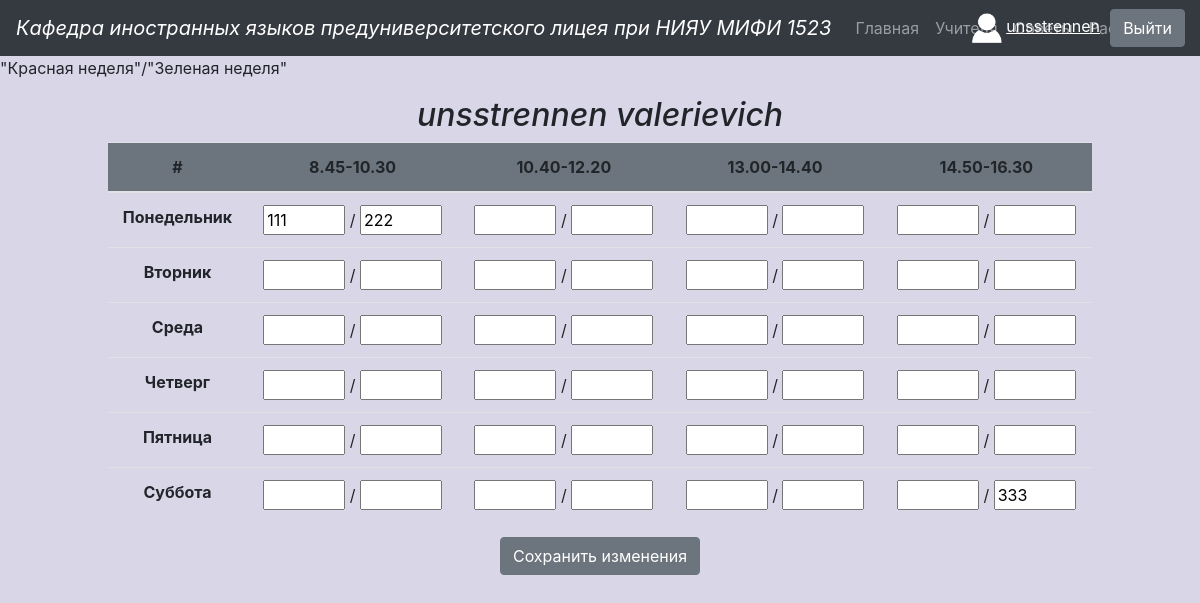
Before: /profile (signed in) with the older database file.
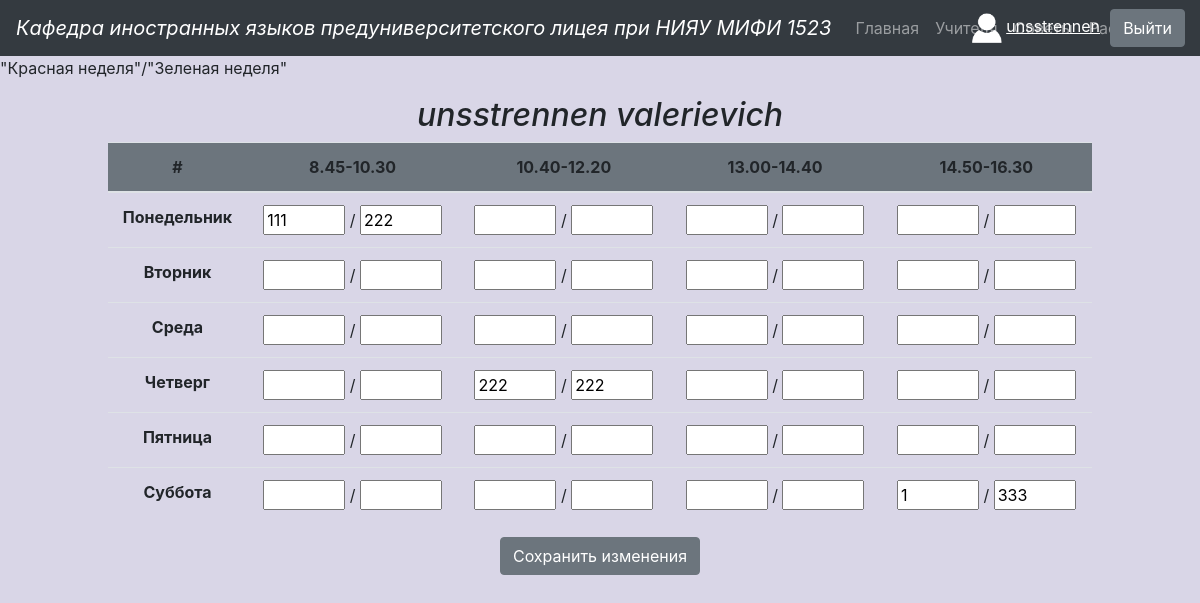
After: the same page with the newer database file.
### main.py (models this page shows, shortened)
class Teacher(db.Model):
    id = db.Column(db.Integer, primary_key=True)
    username = db.Column(db.String(80), unique=True, nullable=False)
    full_name = db.Column(db.String(80), unique=False, nullable=False)
    password = db.Column(db.String(80), unique=False, nullable=False)
    accepted = db.Column(db.Boolean, unique=False)

class Timetable(db.Model):
    id = db.Column(db.Integer, primary_key=True)
    day = db.Column(db.String(30), unique=False, nullable=False)
    number = db.Column(db.Integer, unique=False, nullable=False)
    full_name = db.Column(db.String(80), unique=False, nullable=False)
    red_week = db.Column(db.String(30), unique=False, nullable=False)
    green_week = db.Column(db.String(30), unique=False, nullable=False)
    user_id = db.Column(db.Integer, unique=False, nullable=False)

### main.py (the view, shortened to what this page needs)
@app.route('/profile', methods=['get', 'post'])
def profile():
    if request.method == 'GET':
        if 'username' not in session:
            return redirect('/index')
        if session['username'] == 'admin':
            return redirect('/admin')
        query = Teacher.query.filter_by(username=session['username']).first()
        full_name = query.full_name
        teacher_dict = dict()
        for day in WEEK_DAYS:
            teacher_dict[day] = dict
        for day in WEEK_DAYS:
            day_dict = dict()
            for number in range(1, 5):
                query = Timetable.query.filter_by(day=day, number=number, full_name=full_name).first()
                day_dict[number] = {'red_week': query.red_week, 'green_week': query.green_week}
            teacher_dict[day] = day_dict
        print(teacher_dict['Понедельник'][1])
        return render_template('profile.html', session=session, full_name=full_name,
                               week_days=WEEK_DAYS, data=teacher_dict)

### templates/profile.html (shortened to what this page needs)
<!DOCTYPE html>
<html lang="ru">
<head>
        <link rel="stylesheet" href="{{ url_for('static', filename='css/bootstrap.min.css') }}" >
    <link rel="stylesheet" href="{{ url_for('static', filename='css/TEACHERS.css') }}" >
</head>
<body style='background-color:#d9d6e7;'>
  <nav class="navbar navbar-expand-lg navbar-dark bg-dark">
<a class="navbar-brand" href="#"><em>Кафедра иностранных языков предуниверситетского лицея при НИЯУ МИФИ 1523</em></a>
<div class="collapse navbar-collapse" id="navbarNav">
 <ul class="navbar-nav">
   <li class="nav-item">
     <a class="nav-link" href="/index">Главная</a>
   </li>
   <li class="nav-item">
     <a class="nav-link" href="/teachers">Учителя <span class="sr-only">(current)</span></a>
   </li>
   <li class="nav-item">
     <a class="nav-link" href="/advices">Советы</a>
   </li>
   <li class="nav-item">
     <a class="nav-link" href="/timetable">Расписание</a>
   </li>
 </ul>
    {% if session['username'] %}
    <div style="position: absolute; right: 100px;">
  <img src="{{ url_for('static', filename='images/user.png') }}" width="30" height="30">
    <a href="profile" style="color: white; text-decoration: underline; display: inline;">
        {{ session['username'] }}</a>
    </div>
        <a class="btn btn-secondary" href="logout" role="button" style="position: absolute; right: 15px; display: inline;">Выйти</a>
    {% else %}
  <a class="btn btn-secondary" href="login" role="button"style="position: absolute; right: 15px; display: inline;">Войти</a>
    {% endif %}
</div>
</nav>
  <p> "Красная неделя"/"Зеленая неделя"</p>
    <div class="text-center">
    <h2 class='my'><em>{{ full_name }}</em></h2>
  </div>
  <form method="post">
  <div class="row">
    <table class="table" style="width: 80%; text-align: center; margin: auto;">
  <thead class="bg-secondary">
    <tr>
      <th scope="col">#</th>
      <th scope="col">8.45-10.30</th>
      <th scope="col">10.40-12.20</th>
      <th scope="col">13.00-14.40</th>
      <th scope="col">14.50-16.30</th>
    </tr>
  </thead>
        {% for day in week_days %}
    <tr>
      <th scope="row">{{ day }}</th>
        {% for number in range(1, 5) %}
        <td>
            <input type="text" value="{{ data[day][number]['red_week'] }}" name="{{ session['user_id'] }}-{{ day }}-{{ number }}-red_week" size="3">
            /
            <input type="text" value="{{ data[day][number]['green_week'] }}" name="{{ session['user_id'] }}-{{ day }}-{{ number }}-green_week" size="3">
        {% endfor %}
    </tr>
        {% endfor %}
    </table>
  </div>
    <input class="btn btn-secondary" type="submit" value="Сохранить изменения" style="   display:block;
   position: relative; margin: 15px auto;">
    </form>
</body>
</html>

### static/css/TEACHERS.css (style rules this page uses)
.my { text-align: center; !important; }

Changed rows visible on the page:
now on this page (row edited): Timetable: red_week "222", green_week "222"
Other visible differences:
form field data: (not shown) → "1"
